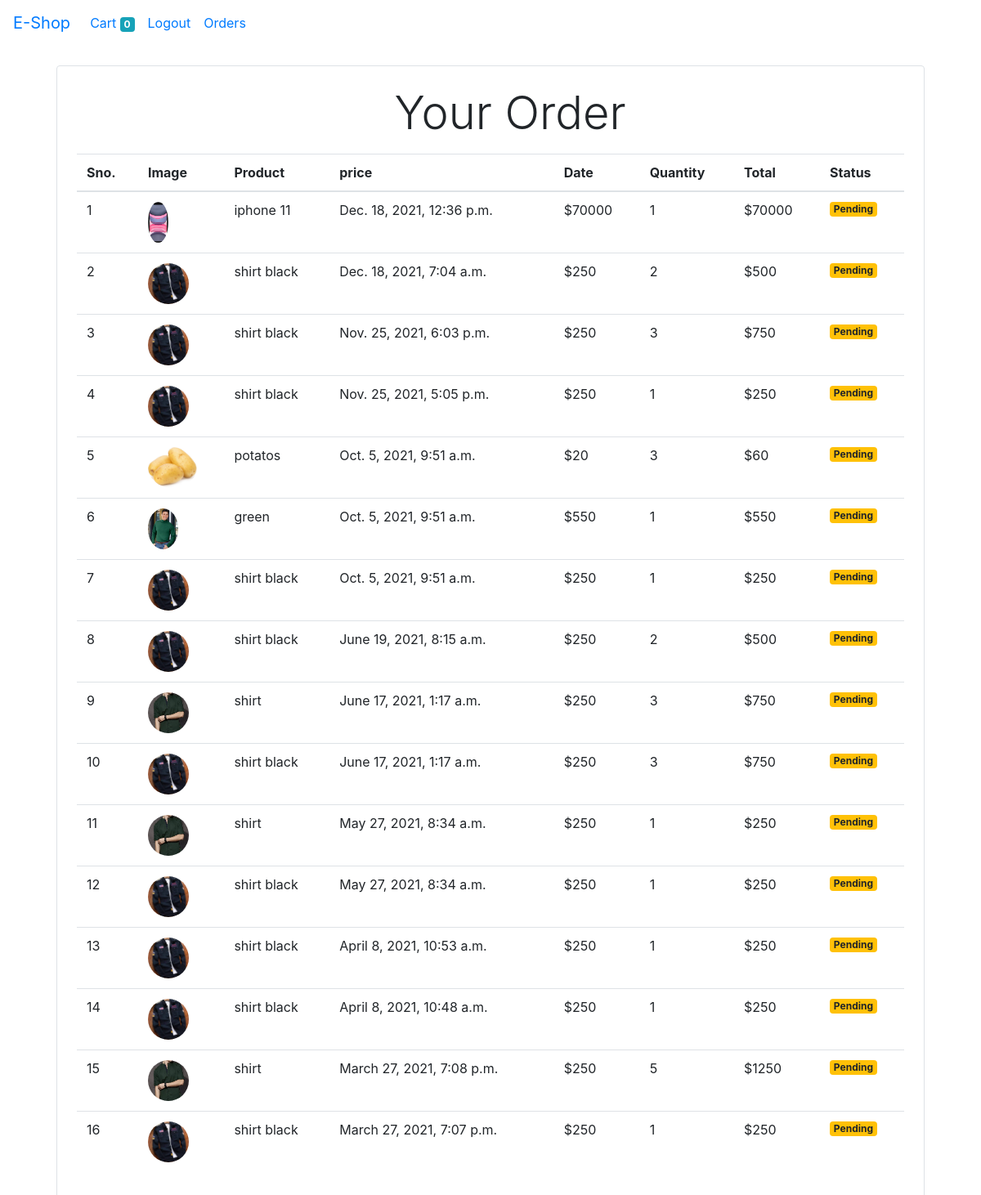
Page /order/ (signed in) on the committed database.
### store/models.py (models this page shows, shortened)
class Order(models.Model):
    product = models.ForeignKey(Product,on_delete=models.CASCADE)
    customer = models.ForeignKey(Customer,on_delete=models.CASCADE)
    quantity = models.IntegerField(default=1)
    price = models.IntegerField()
    address = models.CharField(max_length=100,blank=True,null=True)
    phone = models.CharField(max_length=12, blank=True,null=True)
    country = models.CharField(max_length=200,null=True)
    city = models.CharField(max_length=200,null=True)
    state = models.CharField(max_length=200,null=True)
    dist = models.CharField(max_length=200,null=True)
    zipcode = models.CharField(max_length=20,null=True)
    date = models.DateTimeField(auto_now_add=True)
    status = models.BooleanField(default=False)
    @staticmethod
    def get_orders_by_customer(customer_id):
        return Order.objects.filter(customer=customer_id).order_by('-date')

class Product(models.Model):
    name = models.CharField(max_length=100)
    price = models.IntegerField(default=0)
    category = models.ForeignKey(Category, on_delete=models.CASCADE, default=1)
    description = models.CharField(max_length=200, default='', null=True, blank=True)
    image = models.ImageField(upload_to='products/')

### store/views.py (the view)
# urls.py: path('order/', OrderView.as_view(), name='order'),
class OrderView(View):
    def get(self,request):
        customer = request.session.get('customer')
        order = Order.get_orders_by_customer(customer)
        return render(request,'order.html',{'order':order})

### store/templatetags/cart.py (called while the page is built)
@register.filter(name='currency')
def currency(number):
    return '$'+str(number)

@register.filter(name='multiply')
def multiply(number,number1):
    return number * number1

### store/templates/order.html (shortened to what this page needs)
{% extends 'base.html' %}
{% block body %}
{% load cart %}
<div class="container">
    <div class="border rounded p-4 m-4">
        <p class="display-4 text-center pl-4 ml-4">Your Order</p>
        <table class="table">
            <thead>
                <tr>
                    <th>Sno.</th>
                    <th>Image</th>
                    <th>Product</th>
                    <th>price</th>
                    <th>Date</th>
                    <th>Quantity</th>
                    <th>Total</th>
                    <th>Status</th>
                </tr>
            </thead>
            <tbody>
                {% for order in order %}
                <tr>
                    <td>{{ forloop.counter}}</td>
                    <td><img style="height:50px" class="rounded-circle" src="{{order.product.image.url}}" alt="image not found"></td>
                    <td>{{order.product.name}}</td>
                    <td>{{order.date}}</td>
                    <td>{{order.price|currency}}</td>
                    <td>{{order.quantity}}</td>
                    <td>{{order.quantity|multiply:order.price|currency}}</td>
                    {% if order.status %}
                        <td><small class="badge badge-success">Complete</small></td>
                    {% else %}
                        <td><small class="badge badge-warning">Pending</small></td>
                    {% endif %}
                </tr>
                {% endfor %}
            </tbody>
        </table>
    </div>
</div>
{% endblock %}>

### rows in the picture
Order: product.image (picture), product.name "iphone 11", date "Dec. 18, 2021, 12:36 p.m.", price "$70000", quantity "1", quantity|multiply "$70000", status "Pending"
Order: product.image (picture), product.name "shirt black", date "Dec. 18, 2021, 7:04 a.m.", price "$250", quantity "2", quantity|multiply "$500", status "Pending"
Order: product.image (picture), product.name "shirt black", date "Nov. 25, 2021, 6:03 p.m.", price "$250", quantity "3", quantity|multiply "$750", status "Pending"
Order: product.image (picture), product.name "shirt black", date "Nov. 25, 2021, 5:05 p.m.", price "$250", quantity "1", quantity|multiply "$250", status "Pending"
Order: product.image (picture), product.name "potatos", date "Oct. 5, 2021, 9:51 a.m.", price "$20", quantity "3", quantity|multiply "$60", status "Pending"
Order: product.image (picture), product.name "green", date "Oct. 5, 2021, 9:51 a.m.", price "$550", quantity "1", quantity|multiply "$550", status "Pending"
Order: product.image (picture), product.name "shirt black", date "Oct. 5, 2021, 9:51 a.m.", price "$250", quantity "1", quantity|multiply "$250", status "Pending"
Order: product.image (picture), product.name "shirt black", date "June 19, 2021, 8:15 a.m.", price "$250", quantity "2", quantity|multiply "$500", status "Pending"
Order: product.image (picture), product.name "shirt", date "June 17, 2021, 1:17 a.m.", price "$250", quantity "3", quantity|multiply "$750", status "Pending"
Order: product.image (picture), product.name "shirt black", date "June 17, 2021, 1:17 a.m.", price "$250", quantity "3", quantity|multiply "$750", status "Pending"
Order: product.image (picture), product.name "shirt", date "May 27, 2021, 8:34 a.m.", price "$250", quantity "1", quantity|multiply "$250", status "Pending"
Order: product.image (picture), product.name "shirt black", date "May 27, 2021, 8:34 a.m.", price "$250", quantity "1", quantity|multiply "$250", status "Pending"
Order: product.image (picture), product.name "shirt black", date "April 8, 2021, 10:53 a.m.", price "$250", quantity "1", quantity|multiply "$250", status "Pending"
Order: product.image (picture), product.name "shirt black", date "April 8, 2021, 10:48 a.m.", price "$250", quantity "1", quantity|multiply "$250", status "Pending"
Order: product.image (picture), product.name "shirt", date "March 27, 2021, 7:08 p.m.", price "$250", quantity "5", quantity|multiply "$1250", status "Pending"
Order: product.image (picture), product.name "shirt black", date "March 27, 2021, 7:07 p.m.", price "$250", quantity "1", quantity|multiply "$250", status "Pending"

### other values in the picture
{{ request.session.cart.keys|length }} "0"
